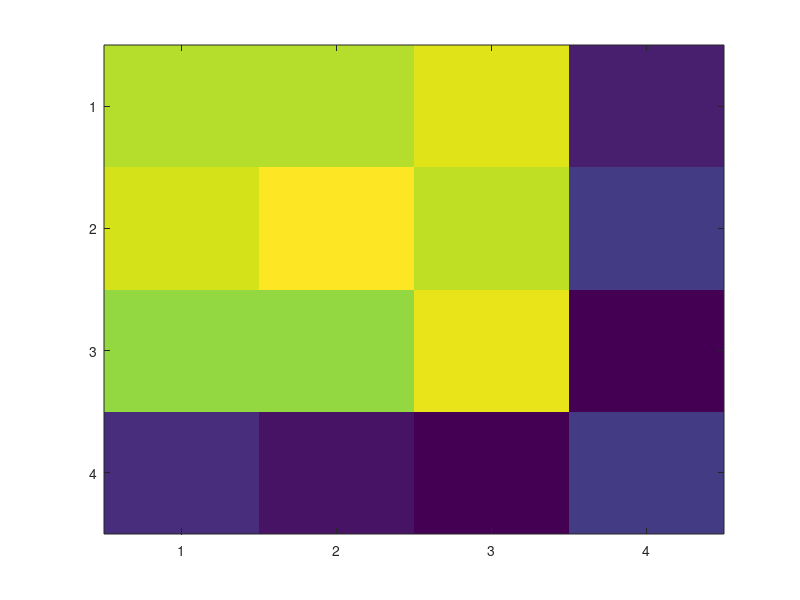

This figure's MATLAB source: (Note: this script raises an error after producing the figure.)
clear all
close all

labels = 0.1:0.1:8;
nlabels = length(labels);
h = 4; w = 4;

D = zeros(nlabels,h,w);
for j = 1:nlabels
    D(j,:,:) = (0.2*rand(h,w));
end
D(30,h/4:3*h/4,w/4:3*w/4) = D(30,h/4:3*h/4,w/4:3*w/4)+0.8;
figure(99);
size(D(30,1:h,1:w))
imagesc(squeeze(D(30,1:h,1:w)))
figure(98);
bmap = blurLabelGCO(-log(D),labels);

% Q = zeros(2,h,w);
% Q(1,:,:) = 0.15*ones(h,w);
% for j = 1:h
%     for k = 1:w
%         if(j <(3*h/4) & j > h/4)
%             if(k < 3*w/4 & k > w/4)
%                 Q(2,j,k) = 0.75;
%             end
%         end
%     end
% end
% figure(99);
% QQ = Q(1,:,:) + Q(2,:,:);
% size(QQ(1))
% imagesc(QQ);
% colorbar;
% figure(100);
% %Q = Q + 0.2*randn(h,w);
% bqmap = blurLabelGCO(Q,[0 1]); % Binary labeling